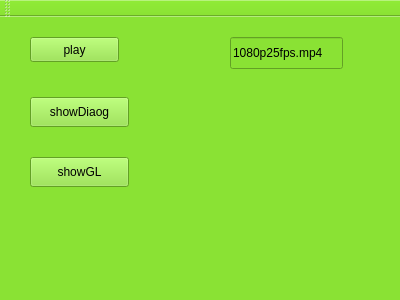
<?xml version="1.0" encoding="UTF-8"?>
<ui version="4.0">
 <class>MainWindow</class>
 <widget class="QMainWindow" name="MainWindow">
  <property name="geometry">
   <rect>
    <x>0</x>
    <y>0</y>
    <width>400</width>
    <height>300</height>
   </rect>
  </property>
  <property name="windowTitle">
   <string>MainWindow</string>
  </property>
  <property name="styleSheet">
   <string notr="true">background-color: rgb(138, 226, 52);</string>
  </property>
  <widget class="QWidget" name="centralWidget">
   <widget class="QPushButton" name="pushButton">
    <property name="geometry">
     <rect>
      <x>30</x>
      <y>20</y>
      <width>89</width>
      <height>25</height>
     </rect>
    </property>
    <property name="text">
     <string>play</string>
    </property>
   </widget>
   <widget class="QPushButton" name="pushButton_2">
    <property name="geometry">
     <rect>
      <x>30</x>
      <y>80</y>
      <width>99</width>
      <height>30</height>
     </rect>
    </property>
    <property name="text">
     <string>showDiaog</string>
    </property>
   </widget>
   <widget class="QPushButton" name="pushButton_3">
    <property name="geometry">
     <rect>
      <x>30</x>
      <y>140</y>
      <width>99</width>
      <height>30</height>
     </rect>
    </property>
    <property name="text">
     <string>showGL</string>
    </property>
   </widget>
   <widget class="QLineEdit" name="lineEdit">
    <property name="geometry">
     <rect>
      <x>230</x>
      <y>20</y>
      <width>113</width>
      <height>32</height>
     </rect>
    </property>
    <property name="text">
     <string>1080p25fps.mp4</string>
    </property>
   </widget>
  </widget>
  <widget class="QMenuBar" name="menuBar">
   <property name="geometry">
    <rect>
     <x>0</x>
     <y>0</y>
     <width>400</width>
     <height>28</height>
    </rect>
   </property>
  </widget>
  <widget class="QToolBar" name="mainToolBar">
   <attribute name="toolBarArea">
    <enum>TopToolBarArea</enum>
   </attribute>
   <attribute name="toolBarBreak">
    <bool>false</bool>
   </attribute>
  </widget>
  <widget class="QStatusBar" name="statusBar"/>
 </widget>
 <layoutdefault spacing="6" margin="11"/>
 <resources/>
 <connections/>
</ui>
